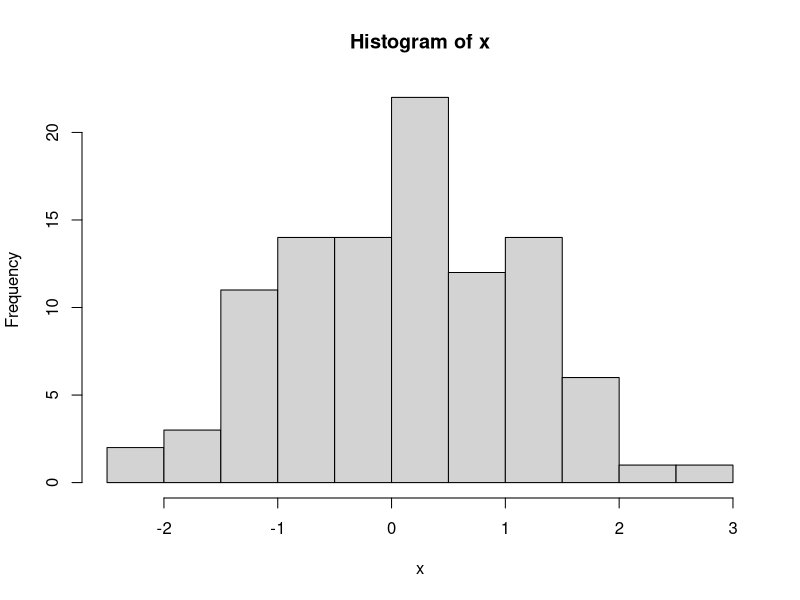
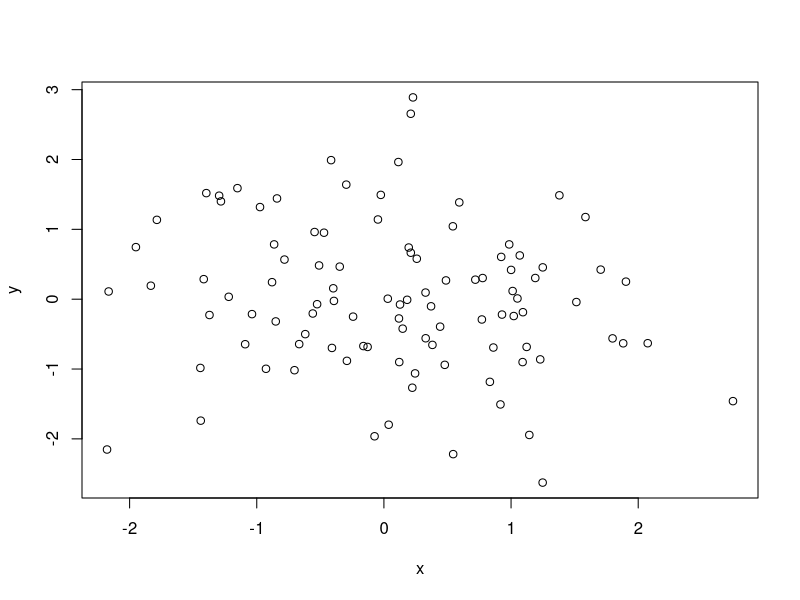
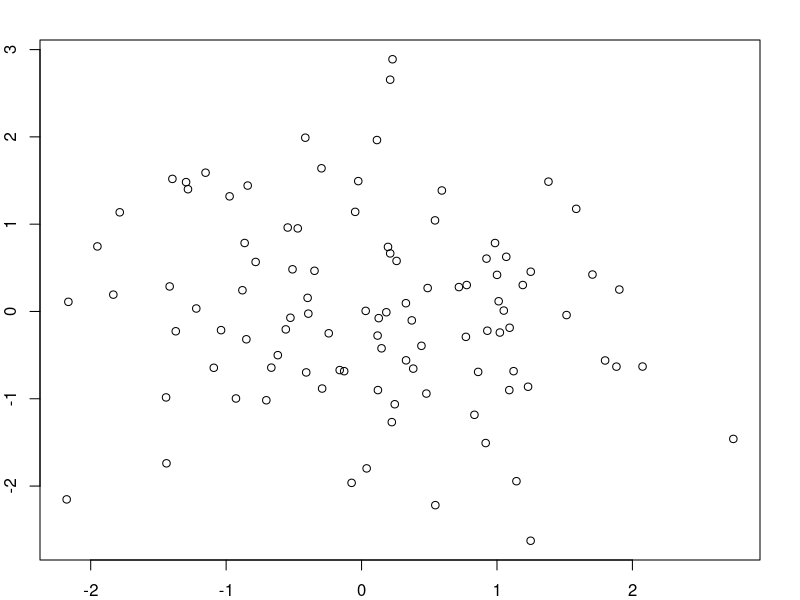
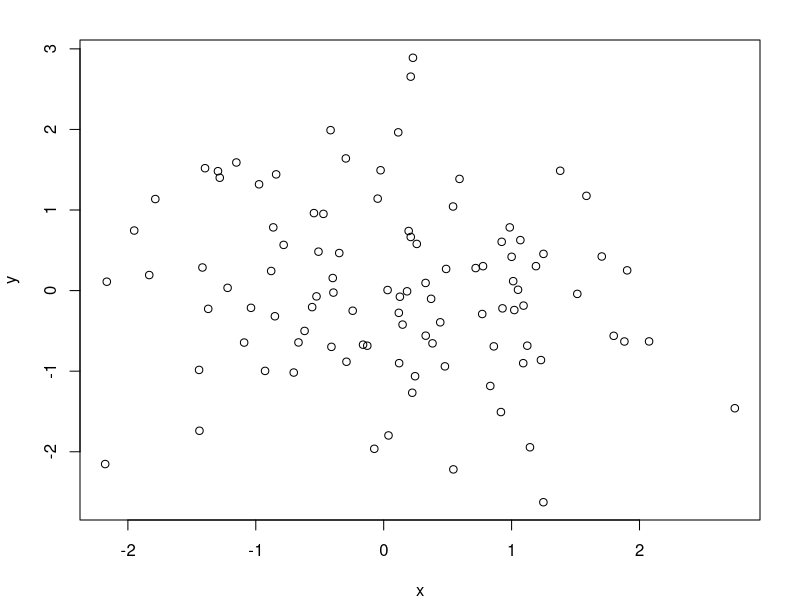
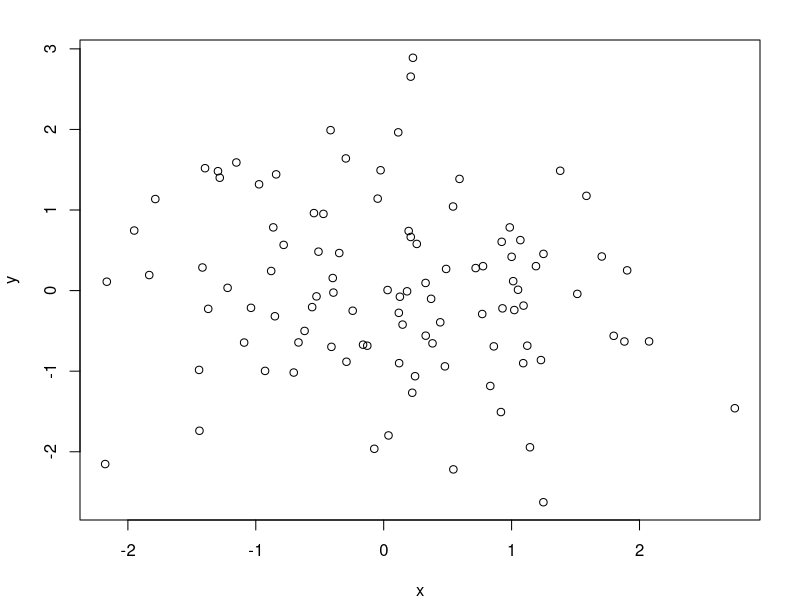
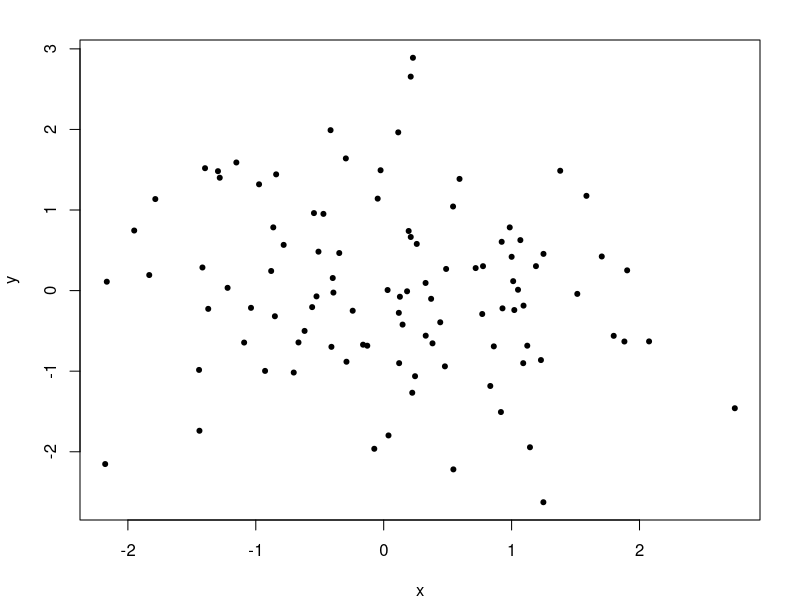
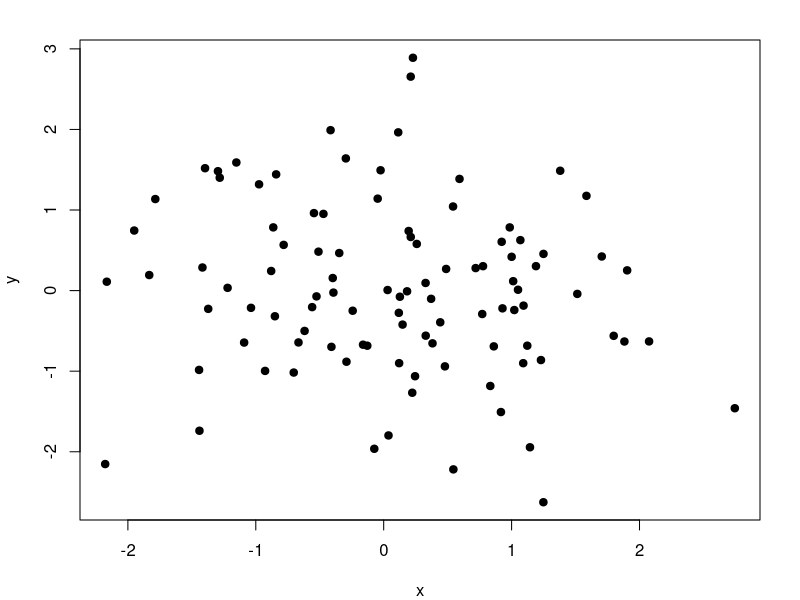
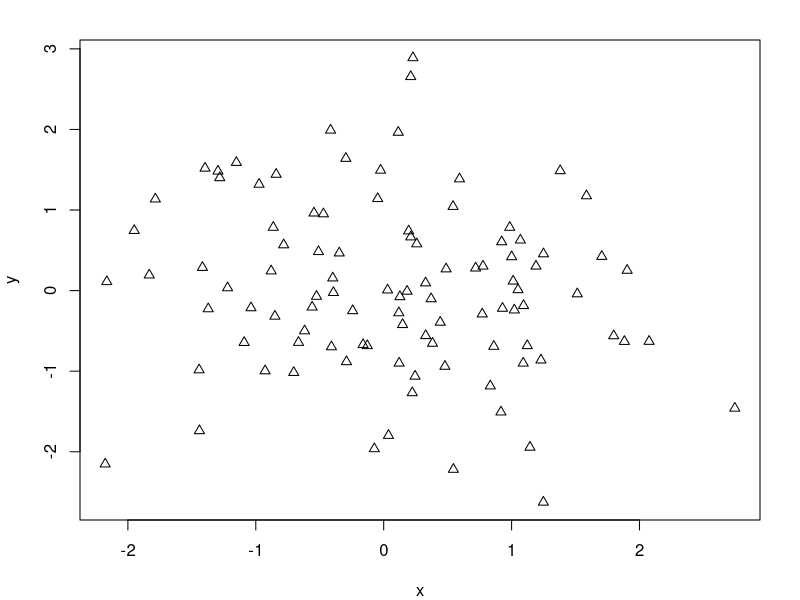

Source code (R) for these figures, in order:
# demo of plotting with r
x <- rnorm(100)
hist(x)

y <-rnorm(100)
plot(x, y)

# set margin
par(mar=c(2, 2, 2, 2))
plot(x, y)

# set margin, give back room for labels
par(mar=c(4, 4, 2, 2))
plot(x, y)

# plotting symbols
plot(x, y)
plot(x, y, pch = 20)
plot(x, y, pch = 19)
plot(x, y, pch = 2)
plot(x, y, pch = 3)
plot(x, y, pch = 4)

# to see examples, uncomment below
# example(point)

# legend, titel, ..
plot(x, y, pch = 20)
title("Scatterplot")
text(-2, -2, "Label")
legend("topleft", "Data", pch=20)
# linear regression
fit <- lm(y ~ x)
# add that line
abline(fit)
# thicness
abline(fit, lwd=3)
# color
abline(fit, lwd=3, col="blue")

#
plot(x, y, xlab="Weight", ylab="Height", main="Scatterplot", pch=20)
legend("topright", legend="Data", pch=20)
fit <- lm(y ~ x)
abline(fit, lwd=3, col="red")
z <- rpois(100, 2)
par(mfrow=c(2, 1))
plot(x, y, pch=20)
plot(x, z, pch=19)
# read margin values
par("mar")
# readjust them cause they are a bit too large
par(mar=c(2, 2, 1, 1))
plot(x, y, pch=20)
plot(x, z, pch=19)


#
par(mfrow=c(1, 2))
par(mar=c(4, 4, 2, 2))
plot(x, y, pch=20)
plot(x, z, pch=19)


#
par(mfrow=c(2, 2))
plot(x, y, pch=20)
plot(x, z, pch=19)
plot(y, z, pch=20)
plot(z, x, pch=19)


par(mfcol=c(2, 2))
plot(x, y, pch=20)
plot(x, z, pch=19)
plot(y, z, pch=20)
plot(z, x, pch=19)


# reset
par(mfrow=c(1, 1))
x <- rnorm(100)
y <- x + rnorm(100)
?gl
gl(2, 50)
gl(2, 50, labels=c("Male", "Female"))

g <- gl(2, 50, labels=c("Male", "Female"))
plot(x, y)


# lets separate the data
plot(x, y, type="n") # means dont plot for now
points(x[g=="Male"], y[g=="Male"], col="green")
points(x[g=="Female"], y[g=="Female"], col="blue", pch=19)
